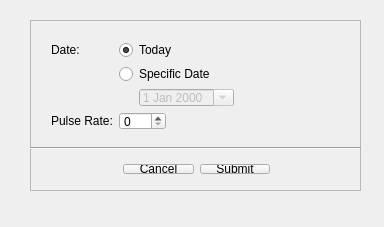
<?xml version="1.0" encoding="UTF-8"?>
<ui version="4.0">
 <class>PulseRateDataUI</class>
 <widget class="QMainWindow" name="PulseRateDataUI">
  <property name="geometry">
   <rect>
    <x>0</x>
    <y>0</y>
    <width>384</width>
    <height>227</height>
   </rect>
  </property>
  <property name="sizePolicy">
   <sizepolicy hsizetype="Fixed" vsizetype="Fixed">
    <horstretch>0</horstretch>
    <verstretch>0</verstretch>
   </sizepolicy>
  </property>
  <property name="minimumSize">
   <size>
    <width>384</width>
    <height>227</height>
   </size>
  </property>
  <property name="maximumSize">
   <size>
    <width>384</width>
    <height>227</height>
   </size>
  </property>
  <property name="windowTitle">
   <string>Enter Pulse Rate Data</string>
  </property>
  <widget class="QWidget" name="centralWidget">
   <widget class="QFrame" name="frame">
    <property name="geometry">
     <rect>
      <x>30</x>
      <y>20</y>
      <width>331</width>
      <height>171</height>
     </rect>
    </property>
    <property name="frameShape">
     <enum>QFrame::StyledPanel</enum>
    </property>
    <property name="frameShadow">
     <enum>QFrame::Raised</enum>
    </property>
    <widget class="QWidget" name="formLayoutWidget">
     <property name="geometry">
      <rect>
       <x>10</x>
       <y>10</y>
       <width>311</width>
       <height>111</height>
      </rect>
     </property>
     <layout class="QFormLayout" name="formLayout">
      <property name="fieldGrowthPolicy">
       <enum>QFormLayout::FieldsStayAtSizeHint</enum>
      </property>
      <item row="0" column="0">
       <widget class="QLabel" name="label">
        <property name="text">
         <string>Date:</string>
        </property>
       </widget>
      </item>
      <item row="0" column="1">
       <widget class="QRadioButton" name="radioToday">
        <property name="text">
         <string>Today</string>
        </property>
        <property name="checked">
         <bool>true</bool>
        </property>
       </widget>
      </item>
      <item row="1" column="1">
       <widget class="QRadioButton" name="radioDateSelect">
        <property name="text">
         <string>Specific Date</string>
        </property>
       </widget>
      </item>
      <item row="2" column="1">
       <layout class="QHBoxLayout" name="horizontalLayout_3">
        <item>
         <spacer name="horizontalSpacer">
          <property name="orientation">
           <enum>Qt::Horizontal</enum>
          </property>
          <property name="sizeType">
           <enum>QSizePolicy::Fixed</enum>
          </property>
          <property name="sizeHint" stdset="0">
           <size>
            <width>20</width>
            <height>20</height>
           </size>
          </property>
         </spacer>
        </item>
        <item>
         <widget class="QDateEdit" name="dateSelect">
          <property name="enabled">
           <bool>false</bool>
          </property>
          <property name="calendarPopup">
           <bool>true</bool>
          </property>
         </widget>
        </item>
       </layout>
      </item>
      <item row="3" column="0">
       <widget class="QLabel" name="label_2">
        <property name="text">
         <string>Pulse Rate:</string>
        </property>
       </widget>
      </item>
      <item row="3" column="1">
       <widget class="QSpinBox" name="spinPulseRate">
        <property name="maximum">
         <number>500</number>
        </property>
       </widget>
      </item>
     </layout>
    </widget>
    <widget class="Line" name="line_2">
     <property name="geometry">
      <rect>
       <x>0</x>
       <y>120</y>
       <width>331</width>
       <height>16</height>
      </rect>
     </property>
     <property name="orientation">
      <enum>Qt::Horizontal</enum>
     </property>
    </widget>
    <widget class="QWidget" name="layoutWidget">
     <property name="geometry">
      <rect>
       <x>82</x>
       <y>133</y>
       <width>169</width>
       <height>32</height>
      </rect>
     </property>
     <layout class="QHBoxLayout" name="horizontalLayout">
      <item>
       <widget class="QPushButton" name="buttonCancel">
        <property name="text">
         <string>Cancel</string>
        </property>
       </widget>
      </item>
      <item>
       <widget class="QPushButton" name="buttonSubmit">
        <property name="text">
         <string>Submit</string>
        </property>
       </widget>
      </item>
     </layout>
    </widget>
   </widget>
  </widget>
  <widget class="QMenuBar" name="menuBar">
   <property name="geometry">
    <rect>
     <x>0</x>
     <y>0</y>
     <width>384</width>
     <height>22</height>
    </rect>
   </property>
  </widget>
 </widget>
 <layoutdefault spacing="6" margin="11"/>
 <resources/>
 <connections>
  <connection>
   <sender>radioDateSelect</sender>
   <signal>toggled(bool)</signal>
   <receiver>dateSelect</receiver>
   <slot>setEnabled(bool)</slot>
   <hints>
    <hint type="sourcelabel">
     <x>233</x>
     <y>74</y>
    </hint>
    <hint type="destinationlabel">
     <x>237</x>
     <y>102</y>
    </hint>
   </hints>
  </connection>
  <connection>
   <sender>buttonSubmit</sender>
   <signal>clicked()</signal>
   <receiver>PulseRateDataUI</receiver>
   <slot>submitPulseRateData()</slot>
   <hints>
    <hint type="sourcelabel">
     <x>192</x>
     <y>190</y>
    </hint>
    <hint type="destinationlabel">
     <x>199</x>
     <y>153</y>
    </hint>
   </hints>
  </connection>
  <connection>
   <sender>buttonCancel</sender>
   <signal>clicked()</signal>
   <receiver>PulseRateDataUI</receiver>
   <slot>cancel()</slot>
   <hints>
    <hint type="sourcelabel">
     <x>152</x>
     <y>190</y>
    </hint>
    <hint type="destinationlabel">
     <x>199</x>
     <y>126</y>
    </hint>
   </hints>
  </connection>
 </connections>
 <slots>
  <slot>submitPulseRateData()</slot>
  <slot>cancel()</slot>
 </slots>
</ui>
